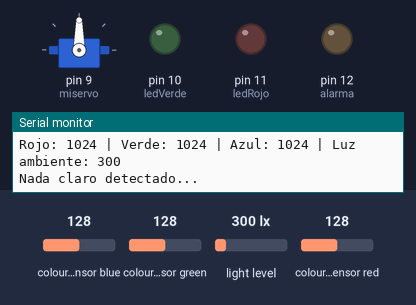
A sketch run on a simulated Arduino Uno, built with avr-gcc and run on an emulated ATmega328P. On the bench: servo, output pins drawn as LEDs (lit = HIGH), the last lines printed to the serial monitor. The inputs (shaded band) are chosen by the test bench; at power-on: colour sensor red 128, colour sensor blue 128, colour sensor green 128, light level 300 lx.

Above: at 1.7 s.
1.8 s: colour sensor red set to 136
3.7 s: colour sensor red set to 145
At 5.7 s:
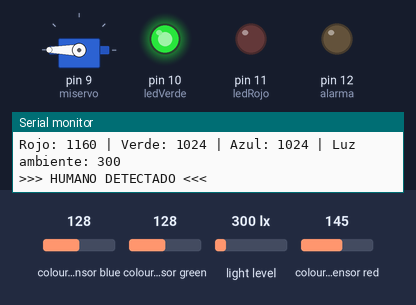
6.1 s: colour sensor blue set to 135
At 9.4 s:
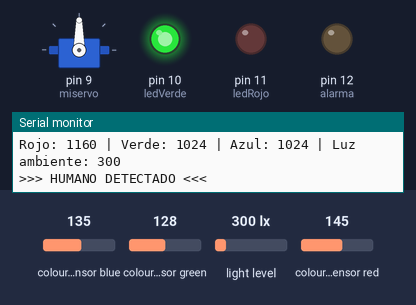
10.2 s: colour sensor blue set to 5
At 11.8 s:
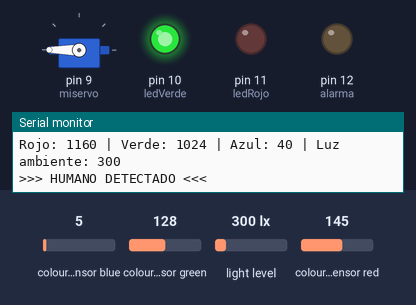
Timing chart, 0 to 13.1 s (numbered marks = the images above; inputs shaded):
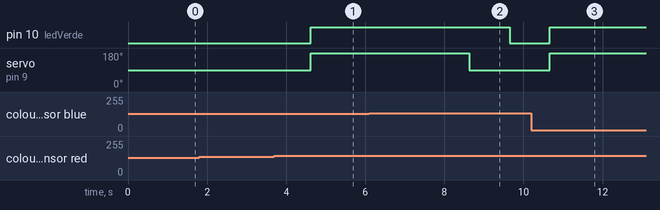

Measured:
- the behaviour switches between 140 and 141 on colour sensor red (found by bisection; images 0 and 1)
- the behaviour switches between 131 and 132 on colour sensor blue (found by bisection; images 1 and 2)
- after the input at 3.7 s, pin 10 (ledVerde): LOW → HIGH after 0.93 s; servo on pin 9 (miservo): 90° → 180° after 0.93 s
- after the input at 6.1 s, pin 10 (ledVerde): HIGH → LOW after 3.5 s; servo on pin 9 (miservo): goes on until 8.6 s, then stays 90°
- after the input at 10.2 s, pin 10 (ledVerde): LOW → HIGH after 0.47 s; servo on pin 9 (miservo): 90° → 180° after 0.47 s

The sketch:

sensorDeColor.ino
```cpp
#include <Servo.h>

#include <SparkFun_APDS9960.h>

#include <Wire.h>


#define salidaTCS 8
#define alarma 12
#define ledRojo 11
#define ledVerde 10

Servo miservo;
SparkFun_APDS9960 apds;

uint16_t r, g, b, c;


void setup() {
  pinMode(ledRojo, OUTPUT);
  pinMode(ledVerde, OUTPUT);
  pinMode(alarma, OUTPUT);

  miservo.attach(9);
  miservo.write(90);  // posición neutra (puerta cerrada al inicio)

  Serial.begin(9600);
  Serial.println("Iniciando APDS-9960...");

  if (apds.init()) {
    Serial.println("Sensor inicializado correctamente!");
  } else {
    Serial.println("Error al iniciar el sensor");
    while (1);
  }

  if (apds.enableLightSensor(false)) {
    Serial.println("Sensor de color habilitado!");
  } else {
    Serial.println("Error al habilitar sensor de color");
    while (1);
  }

  delay(500);
}

void loop() {
  if (!apds.readRedLight(r) || !apds.readGreenLight(g) || !apds.readBlueLight(b) || !apds.readAmbientLight(c)) {
    Serial.println("Error leyendo valores de color");
  } else {
    Serial.print("Rojo: "); Serial.print(r);
    Serial.print(" | Verde: "); Serial.print(g);
    Serial.print(" | Azul: "); Serial.print(b);
    Serial.print(" | Luz ambiente: "); Serial.println(c);

    // --- ZOMBIE detectado (verde dominante) ---
    if (g > 25 && g < 90 && g >= (r * 0.8) && g >= (b * 0.8)) {
      Serial.println(">>> ZOMBIE DETECTADO <<<");
      digitalWrite(alarma, HIGH);    // alarma ON
      digitalWrite(ledRojo, HIGH);   // LED rojo ON
      digitalWrite(ledVerde, LOW);   // LED verde OFF


    }
    // --- HUMANO detectado (rojo predominante, tono piel) ---
    else if (r > g * 1.1 && r > b * 1.1 && r > 80){
      Serial.println(">>> HUMANO DETECTADO <<<");
      digitalWrite(alarma, LOW);     // alarma OFF
      digitalWrite(ledRojo, LOW);    // LED rojo OFF
      digitalWrite(ledVerde, HIGH);  // LED verde ON
      miservo.write(180);            // abre la puerta
      delay(4000);
      miservo.write(90);
    }
    // --- Caso neutro ---
    else {
      Serial.println("Nada claro detectado...");
      digitalWrite(alarma, LOW);
      digitalWrite(ledRojo, LOW);
      digitalWrite(ledVerde, LOW);
    }
  }

  delay(1000);
}
```
